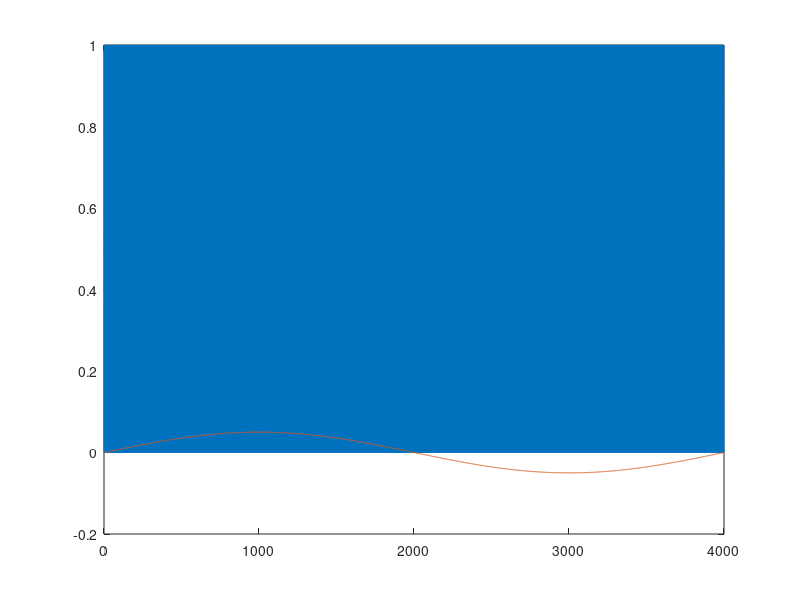

Reproduce this figure in MATLAB.
clear all;
Fs = 2048000;
Ts = 1/Fs;
Ftone = 512;

% Attenuation
% /20 attenuation corresponds to 120dB-94dB = 26dB
% 120dB is the Acoustic Overload Point of the microphone corresponding
% to a full scale [-1..1] range. See datasheet of your microphone.
% 94dB is the Sound Pressure Level used as sensitivity reference
Attenuation = 20;

% This must be integer!
Nperiod = Fs/Ftone;

%Generate tone
n=0:(Nperiod-1);
tone = sin(2*pi*Ftone*n*Ts);
tone = tone/Attenuation;
qe = 0;

%Generate PDM in [-1, 1]
for i=1:length(tone)
 if ( tone(i) > qe )
   pdm(i) = 1;
 else
   pdm(i) = -1;
 endif
 qe = pdm(i) - tone(i) + qe;
endfor

%Frame in [0, 1]
pdm = pdm + 1;
pdm = pdm / 2;

plot(n, pdm, n, tone);

%Write to file
pdmint = int32(pdm);
dlmwrite ("tonepdm.txt", pdmint, "delimiter", ",", "newline", "\n")
